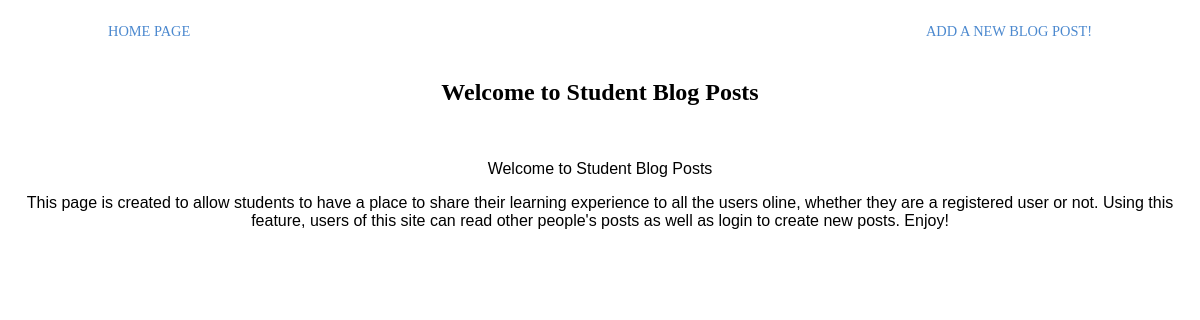
/blog/, run on an earlier commit of the app's database.
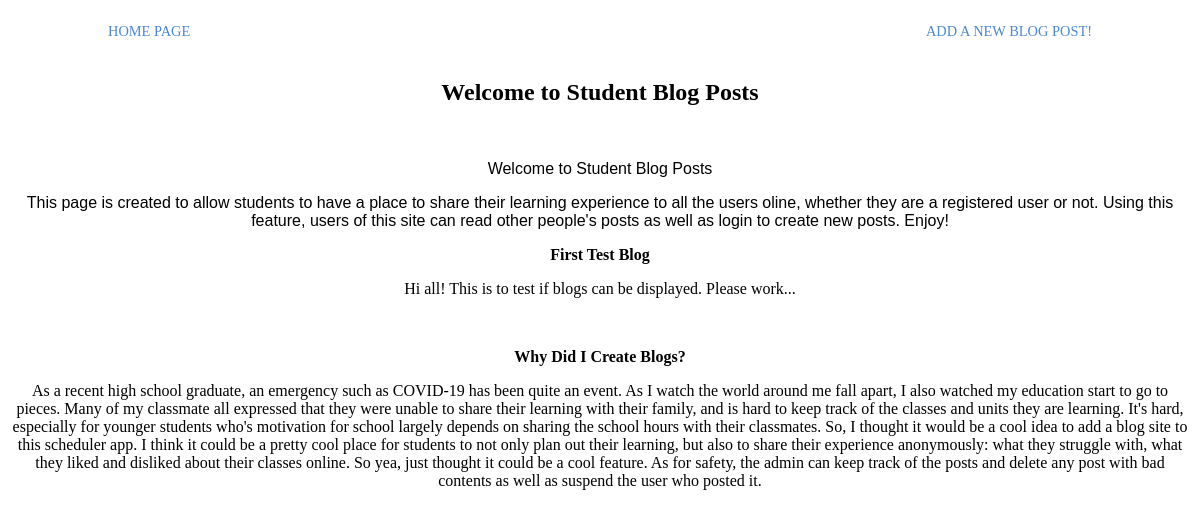
And on a later commit of the database.
### project/models.py (models this page shows, shortened)
class Blog(models.Model):
    topic = models.CharField(max_length=150)
    content = models.TextField()

### project/views.py (the view)
# urls.py: path("blog/", views.blog, name="blog"),
def blog(request):
    blogs = Blog.objects.order_by("topic")
    context = {"blogs": blogs}
    return render(request, "project/blogs.html", context)

### project/templates/project/blogs.html (shortened to what this page needs)
<!DOCTYPE html>
<html lang="en">
  <head>
    {% load static %}
    <link
      rel="stylesheet"
      type="text/css"
      href="{% static 'project/style.css' %}"
    />
  </head>
  <body>
    <div class="menu">
      <div class="blog-menu">
        <a href="{% url 'project:index' %}"> Home page</a>
      </div>
      <div class="blog-menu">
        <a href="{% url 'project:newblog' %}"> Add a new blog post!</a>
      </div>
    </div>
    <div class="heading"><h2>Welcome to Student Blog Posts</h2></div>
    <p>&nbsp;</p>
    <div class="description">
      Welcome to Student Blog Posts
      <center>
        <p>
          This page is created to allow students to have a place to share their
          learning experience to all the users oline, whether they are a
          registered user or not. Using this feature, users of this site can
          read other people's posts as well as login to create new posts. Enjoy!
        </p>
      </center>
    </div>
    <center>
      {%for blog in blogs%}
      <div>
        <p><b>{{blog.topic}}</b></p>
        <p>{{blog.content}}</p>
        <p>&nbsp</p>
      </div>
      {%endfor%}
    </center>
  </body>
</html>

What changed in the data, as far as the page shows it:
added Blog: topic "First Test Blog", content "Hi all! This is to test if blogs can be displayed. Please work..."
added Blog: topic "Why Did I Create Blogs?", content "As a recent high school graduate, an emergency such as COVID-19 has been quite an event. As I watch the world around me fall apart, I also watched my education start to go to pieces. Many of my classmate all expressed that they were unable to share their learning with their family, and is hard to keep track of the classes and units they are learning. It's hard, especially for younger students who's motivation for school largely depends on sharing the school hours with their classmates. So, I thought it would be a cool idea to add a blog site to this scheduler app. I think it could be a pretty cool place for students to not only plan out their learning, but also to share their experience…"
